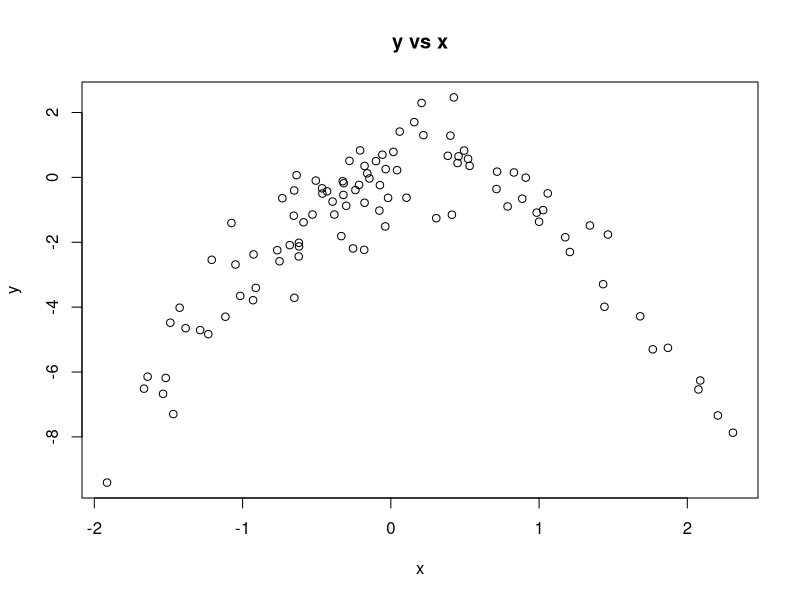

Here is the R script that generated this plot:
## ---- chunk 1
knitr::opts_chunk$set(echo = TRUE)
## ---- chunk 2
set.seed(1)
e = rnorm(100)
x = rnorm(100)
y = x-2*x^2+e
## ---- chunk 3
plot(x, y, main = "y vs x")
## ---- chunk 4
library(boot)
set.seed(1)
data <- data.frame(x, y)
m1 <- glm(y~x, data = data)
summary(m1)
cv.glm(data = data, m1)$delta[1]
## ---- chunk 5
m2 <- glm(y~poly(x, 2, raw = T), data = data)
summary(m2)
cv.glm(data = data, m2)$delta[1]
## ---- chunk 6
m3 <- glm(y~poly(x, 3, raw = T), data = data)
summary(m3)
cv.glm(data = data, m3)$delta[1]
## ---- chunk 7
m4 <- glm(y~poly(x, 4, raw = T), data = data)
summary(m4)
cv.glm(data = data, m4)$delta[1]
## ---- chunk 8
set.seed(3)
e = rnorm(100)
x = rnorm(100)
y = x-2*x^2+e
data <- data.frame(x, y)
m1 <- glm(y~x, data = data)
summary(m1)
cv.glm(data = data, m1)$delta[1]
## ---- chunk 9
m2 <- glm(y~poly(x, 2, raw = T), data = data)
summary(m2)
cv.glm(data = data, m2)$delta[1]
## ---- chunk 10
m3 <- glm(y~poly(x, 3, raw = T), data = data)
summary(m3)
cv.glm(data = data, m3)$delta[1]
## ---- chunk 11
m4 <- glm(y~poly(x, 4, raw = T), data = data)
summary(m4)
cv.glm(data = data, m4)$delta[1]
